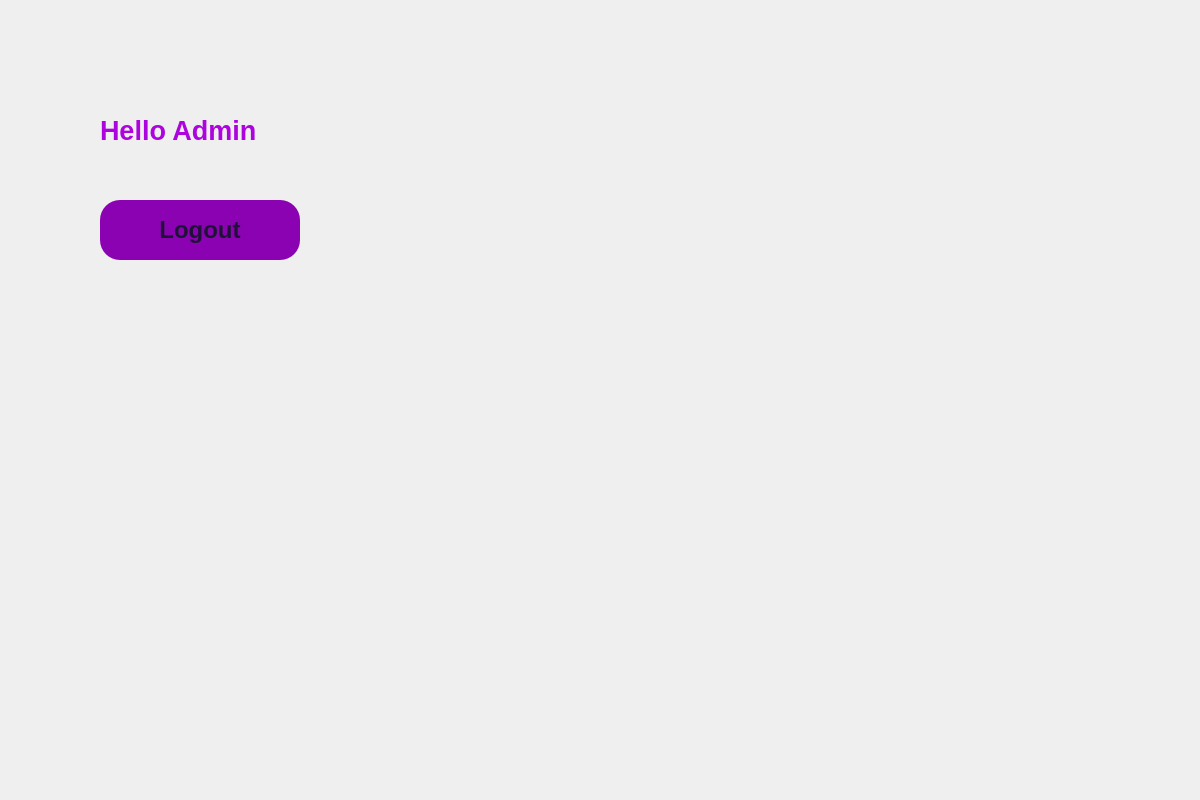
<?xml version="1.0" encoding="UTF-8"?>
<ui version="4.0">
 <class>admin_control</class>
 <widget class="QWidget" name="admin_control">
  <property name="geometry">
   <rect>
    <x>0</x>
    <y>0</y>
    <width>1200</width>
    <height>800</height>
   </rect>
  </property>
  <property name="minimumSize">
   <size>
    <width>1200</width>
    <height>800</height>
   </size>
  </property>
  <property name="maximumSize">
   <size>
    <width>16777215</width>
    <height>16777215</height>
   </size>
  </property>
  <property name="windowTitle">
   <string>Admin Control</string>
  </property>
  <property name="styleSheet">
   <string notr="true">admin_control
{
	background-color:#0a0612;
}
QPushButton
{
	background-color:#8a02b2;
	color:#1f1137;
	border-radius:20px;
}
QPushButton:hover
{
	background-color:#341d5c;
	color: #ffffff;
}
QLabel
{
	color:#ad03de;
}
QLineEdit
{
	background-color:#673ab7;
	color:#ffffff;
	border-radius:16px;
}
QLineEdit:hover
{
	background-color:#5d34a5;
}
QPlainTextEdit
{
	color:#ffffff;
	background-color:#3e236e;
	border-radius:12px;
}</string>
  </property>
  <widget class="QLabel" name="label_helloadmin">
   <property name="geometry">
    <rect>
     <x>100</x>
     <y>100</y>
     <width>200</width>
     <height>60</height>
    </rect>
   </property>
   <property name="minimumSize">
    <size>
     <width>200</width>
     <height>60</height>
    </size>
   </property>
   <property name="maximumSize">
    <size>
     <width>200</width>
     <height>60</height>
    </size>
   </property>
   <property name="font">
    <font>
     <pointsize>20</pointsize>
     <weight>75</weight>
     <bold>true</bold>
    </font>
   </property>
   <property name="text">
    <string>Hello Admin</string>
   </property>
  </widget>
  <widget class="QStackedWidget" name="stackedWidget">
   <property name="geometry">
    <rect>
     <x>420</x>
     <y>120</y>
     <width>91</width>
     <height>71</height>
    </rect>
   </property>
   <property name="currentIndex">
    <number>0</number>
   </property>
   <widget class="QWidget" name="page"/>
   <widget class="QWidget" name="page_2"/>
  </widget>
  <widget class="QPushButton" name="btn_logout">
   <property name="geometry">
    <rect>
     <x>100</x>
     <y>200</y>
     <width>200</width>
     <height>60</height>
    </rect>
   </property>
   <property name="font">
    <font>
     <pointsize>18</pointsize>
     <weight>75</weight>
     <bold>true</bold>
    </font>
   </property>
   <property name="text">
    <string>Logout</string>
   </property>
  </widget>
 </widget>
 <resources/>
 <connections/>
</ui>
